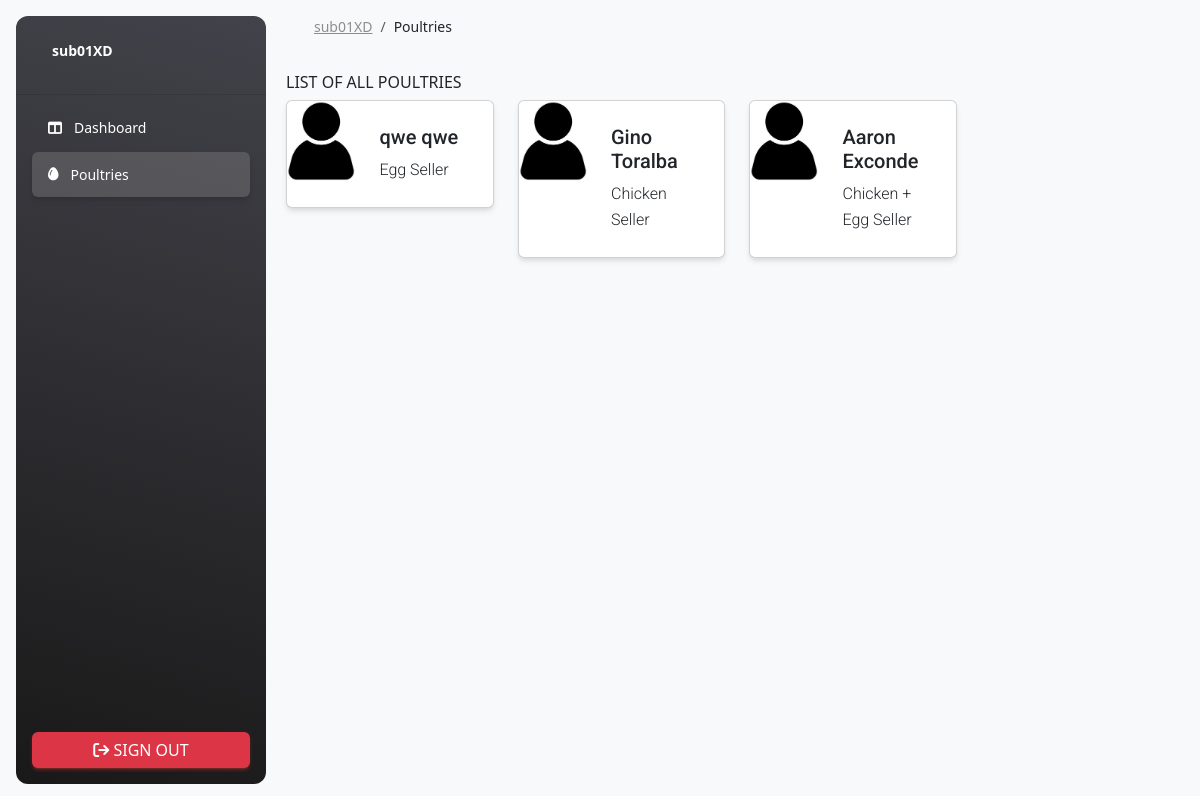
The page /customer/customer_poultry.php (signed in) on the database its author committed.
### tables this page shows
CREATE TABLE `tbl_users` (
  `User_ID` int(11) NOT NULL,
  `Date_Created` date NOT NULL,
  `Name` varchar(255) NOT NULL,
  `Surname` varchar(255) NOT NULL,
  `Address` varchar(255) NOT NULL,
  `Contact` varchar(255) NOT NULL,
  `Username` varchar(255) NOT NULL,
  `Password` varchar(255) NOT NULL,
  `Type` int(11) NOT NULL,
  `Status` varchar(255) NOT NULL
);

### customer/customer_poultry.php (the view, shortened to what this page needs)
<?php
include ("assets/php/config.php");
?>
<!DOCTYPE html>
<html lang="en">
<head>
    <link id="pagestyle" href="assets/css/material-dashboard.css?v=3.1.0" rel="stylesheet" />
    <link href="https://cdnjs.cloudflare.com/ajax/libs/font-awesome/6.0.0/css/all.min.css" rel="stylesheet" />
    <link href="https://cdn.jsdelivr.net/npm/bootstrap@5.3.3/dist/css/bootstrap.min.css" rel="stylesheet"
>
    <link rel="stylesheet" href="https://cdn.jsdelivr.net/npm/flatpickr/dist/flatpickr.min.css">
    <link rel="stylesheet" href="//cdn.datatables.net/2.0.2/css/dataTables.dataTables.min.css">
</head>
<body class="g-sidenav-show  bg-gray-100">
    <aside
        class="sidenav navbar navbar-vertical navbar-expand-xs border-0 border-radius-xl my-3 fixed-start ms-3   bg-gradient-dark"
        id="sidenav-main">
        <div class="sidenav-header">
            <a class="navbar-brand m-0" href="admin_dashboard.php" target="_blank">
                <span class="ms-1 font-weight-bold text-white">
                    <?php echo $_SESSION['User'] ?>
                </span>
            </a>
        </div>
        <hr class="horizontal light mt-0 mb-2">
        <div class="collapse navbar-collapse  w-auto " id="sidenav-collapse-main">
            <ul class="navbar-nav">
                <li class="nav-item">
                    <a class="nav-link text-white " href="customer_dashboard.php">
                        <div class="text-white text-center me-2 d-flex align-items-center justify-content-center">
                            <i class="fa-solid fa-table-columns"></i>
                        </div>
                        <span class="nav-link-text ms-1">Dashboard</span>
                    </a>
                    <a class="nav-link text-white active" href="customer_poultry.php">
                        <div class="text-white text-center me-2 d-flex align-items-center justify-content-center">
                            <i class="fa-solid fa-egg"></i>
                        </div>
                        <span class="nav-link-text ms-1">Poultries</span>
                    </a>
                </li>
            </ul>
        </div>
        <div class="sidenav-footer position-absolute w-100 bottom-0 ">
            <div class="mx-3">
                <a class="btn btn-danger w-100" href="#" onclick="logout();">
                    <i class="fa-solid fa-sign-out"></i>&nbsp;Sign Out</a>
            </div>
        </div>
    </aside>
    <main class="main-content border-radius-lg ">
        <nav class="navbar navbar-main navbar-expand-lg px-0 mx-4 shadow-none border-radius-xl" id="navbarBlur"
            data-scroll="true">
            <div class="container-fluid py-1 px-3">
                <nav aria-label="breadcrumb">
                    <ol class="breadcrumb bg-transparent mb-0 pb-0 pt-1 px-0 me-sm-6 me-5">
                        <li class="breadcrumb-item text-sm"><a class="opacity-5 text-dark" href="javascript:;">
                                <?php echo $_SESSION['User'] ?>
                            </a>
                        </li>
                        <li class="breadcrumb-item text-sm text-dark active" aria-current="page">Poultries</li>
                    </ol>
                </nav>
            </div>
        </nav>
        <div class="container-fluid py-4">
            <h6>LIST OF ALL POULTRIES</h6>
            <div class="row d-flex">
                <?php
                $poultries = "SELECT * FROM tbl_users";
                $result = $db->query($poultries);
                while ($row = $result->fetch_assoc()) {
                    ?>
                    <div class="col-lg-3">
                        <a href="customer_poultry_select.php?id=<?php echo $row['User_ID'] ?>"
                            style="text-decoration: none">
                            <div class="card mb-3">
                                <div class="row g-0">
                                    <div class="col-md-4">
                                        <img src="assets/images/person.jpg" class="img-fluid rounded-start">
                                    </div>
                                    <div class="col-md-8">
                                        <div class="card-body">
                                            <h5 class="card-title">
                                                <?php echo $row['Name'] ?>
                                                <?php echo $row['Surname'] ?>
                                            </h5>
                                            <?php if ($row['Type'] == 1): ?>
                                                <p class="card-text">Chicken Seller</p>
                                            <?php elseif ($row['Type'] == 2): ?>
                                                <p class="card-text">Egg Seller</p>
                                            <?php else: ?>
                                                <p class="card-text">Chicken + Egg Seller </p>
                                            <?php endif; ?>
                                        </div>
                                    </div>
                                </div>
                            </div>
                        </a>
                    </div>
                <?php } ?>
            </div>
        </div>
    </main>
</body>
</html>

### rows shown on the page
tbl_users: Name "qwe", Surname "qwe", Type "Egg Seller"
tbl_users: Name "Gino", Surname "Toralba", Type "Chicken Seller"
tbl_users: Name "Aaron", Surname "Exconde", Type "Chicken + Egg Seller"

### other values the page prints
$_SESSION['User'] "sub01XD"
